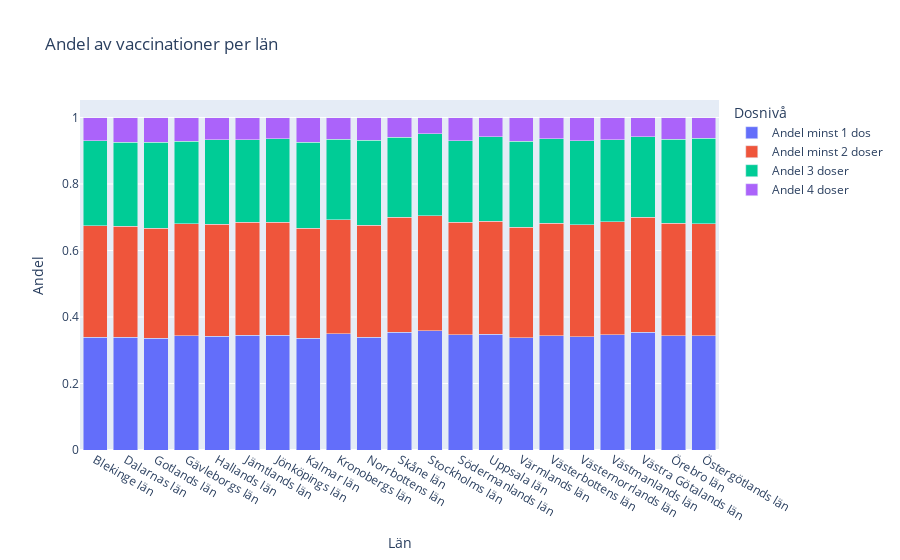

The notebook cell this image was saved under:
### Code cell
"""I utilized the following code to generate a grouped bar chart (stacked bars) from a DataFrame,
 illustrating the proportions of different vaccine doses across various regions ("Län").
I customized the chart's title, labels, and colors, saved it as an HTML file, and displayed
 it for visualization."""

# Create a bar chart
fig = px.bar(grouped_df, x="Län_namn", y=["Andel minst 1 dos", "Andel minst 2 doser", "Andel 3 doser", "Andel 4 doser"],
             barmode='stack',
             title="Andel av vaccinationer per län",
             labels={"value": "Andel", "variable": "Dosnivå", "Län_namn": "Län"},
             hover_data=["Total"]
             )

# Show the chart
fig.write_html("Visualiseringar/2F.Vaccination Andelar per Län.html")
fig.show()

### Figure 1 — Plotly figure (JSON) as saved in the notebook; plotly's stock layout.template omitted (floating-point values rounded to 4 significant figures)
{"data": [{"alignmentgroup": "True", "customdata": [[360545], [652701], [145023], [640934], [757052], [296045], [796113], [569040], [427044], [584111], [2845830], [4848031], [654407], [884949], [667995], [639398], [559734], [601873], [3661970], [678907], [1052376]], "hovertemplate": "Dosnivå=Andel minst 1 dos<br>Län=%{x}<br>Andel=%{y}<br>Total=%{customdata[0]}<extra></extra>", "legendgroup": "Andel minst 1 dos", "marker": {"color": "#636efa", "pattern": {"shape": ""}}, "name": "Andel minst 1 dos", "offsetgroup": "Andel minst 1 dos", "orientation": "v", "showlegend": true, "textposition": "auto", "type": "bar", "x": ["Blekinge län", "Dalarnas län", "Gotlands län", "Gävleborgs län", "Hallands län", "Jämtlands län", "Jönköpings län", "Kalmar län", "Kronobergs län", "Norrbottens län", "Skåne län", "Stockholms län", "Södermanlands län", "Uppsala län", "Värmlands län", "Västerbottens län", "Västernorrlands län", "Västmanlands län", "Västra Götalands län", "Örebro län", "Östergötlands län"], "xaxis": "x", "y": [0.3398, 0.3392, 0.3364, 0.3439, 0.3423, 0.3453, 0.3454, 0.3355, 0.3492, 0.3399, 0.3541, 0.3591, 0.3471, 0.3475, 0.3372, 0.3439, 0.3413, 0.3471, 0.3548, 0.3439, 0.343], "yaxis": "y"}, {"alignmentgroup": "True", "customdata": [[360545], [652701], [145023], [640934], [757052], [296045], [796113], [569040], [427044], [584111], [2845830], [4848031], [654407], [884949], [667995], [639398], [559734], [601873], [3661970], [678907], [1052376]], "hovertemplate": "Dosnivå=Andel minst 2 doser<br>Län=%{x}<br>Andel=%{y}<br>Total=%{customdata[0]}<extra></extra>", "legendgroup": "Andel minst 2 doser", "marker": {"color": "#EF553B", "pattern": {"shape": ""}}, "name": "Andel minst 2 doser", "offsetgroup": "Andel minst 2 doser", "orientation": "v", "showlegend": true, "textposition": "auto", "type": "bar", "x": ["Blekinge län", "Dalarnas län", "Gotlands län", "Gävleborgs län", "Hallands län", "Jämtlands län", "Jönköpings län", "Kalmar län", "Kronobergs län", "Norrbottens län", "Skåne län", "Stockholms län", "Södermanlands län", "Uppsala län", "Värmlands län", "Västerbottens län", "Västernorrlands län", "Västmanlands län", "Västra Götalands län", "Örebro län", "Östergötlands län"], "xaxis": "x", "y": [0.3348, 0.334, 0.3305, 0.3359, 0.3373, 0.3396, 0.3395, 0.3313, 0.343, 0.3354, 0.3462, 0.3461, 0.3382, 0.3399, 0.3334, 0.3385, 0.3355, 0.3386, 0.3459, 0.3386, 0.3382], "yaxis": "y"}, {"alignmentgroup": "True", "customdata": [[360545], [652701], [145023], [640934], [757052], [296045], [796113], [569040], [427044], [584111], [2845830], [4848031], [654407], [884949], [667995], [639398], [559734], [601873], [3661970], [678907], [1052376]], "hovertemplate": "Dosnivå=Andel 3 doser<br>Län=%{x}<br>Andel=%{y}<br>Total=%{customdata[0]}<extra></extra>", "legendgroup": "Andel 3 doser", "marker": {"color": "#00cc96", "pattern": {"shape": ""}}, "name": "Andel 3 doser", "offsetgroup": "Andel 3 doser", "orientation": "v", "showlegend": true, "textposition": "auto", "type": "bar", "x": ["Blekinge län", "Dalarnas län", "Gotlands län", "Gävleborgs län", "Hallands län", "Jämtlands län", "Jönköpings län", "Kalmar län", "Kronobergs län", "Norrbottens län", "Skåne län", "Stockholms län", "Södermanlands län", "Uppsala län", "Värmlands län", "Västerbottens län", "Västernorrlands län", "Västmanlands län", "Västra Götalands län", "Örebro län", "Östergötlands län"], "xaxis": "x", "y": [0.2559, 0.2517, 0.258, 0.2491, 0.2536, 0.2477, 0.2506, 0.2587, 0.2429, 0.2556, 0.2408, 0.2461, 0.2452, 0.2551, 0.2574, 0.2537, 0.2539, 0.247, 0.241, 0.2524, 0.2559], "yaxis": "y"}, {"alignmentgroup": "True", "customdata": [[360545], [652701], [145023], [640934], [757052], [296045], [796113], [569040], [427044], [584111], [2845830], [4848031], [654407], [884949], [667995], [639398], [559734], [601873], [3661970], [678907], [1052376]], "hovertemplate": "Dosnivå=Andel 4 doser<br>Län=%{x}<br>Andel=%{y}<br>Total=%{customdata[0]}<extra></extra>", "legendgroup": "Andel 4 doser", "marker": {"color": "#ab63fa", "pattern": {"shape": ""}}, "name": "Andel 4 doser", "offsetgroup": "Andel 4 doser", "orientation": "v", "showlegend": true, "textposition": "auto", "type": "bar", "x": ["Blekinge län", "Dalarnas län", "Gotlands län", "Gävleborgs län", "Hallands län", "Jämtlands län", "Jönköpings län", "Kalmar län", "Kronobergs län", "Norrbottens län", "Skåne län", "Stockholms län", "Södermanlands län", "Uppsala län", "Värmlands län", "Västerbottens län", "Västernorrlands län", "Västmanlands län", "Västra Götalands län", "Örebro län", "Östergötlands län"], "xaxis": "x", "y": [0.0695, 0.07504, 0.07506, 0.07121, 0.06682, 0.0674, 0.06456, 0.0745, 0.06478, 0.06914, 0.05889, 0.04868, 0.06947, 0.05748, 0.07203, 0.06388, 0.06936, 0.06724, 0.05826, 0.0651, 0.0629], "yaxis": "y"}], "layout": {"barmode": "stack", "legend": {"title": {"text": "Dosnivå"}, "tracegroupgap": 0}, "title": {"text": "Andel av vaccinationer per län"}, "xaxis": {"anchor": "y", "domain": [0, 1], "title": {"text": "Län"}}, "yaxis": {"anchor": "x", "domain": [0, 1], "title": {"text": "Andel"}}}}
